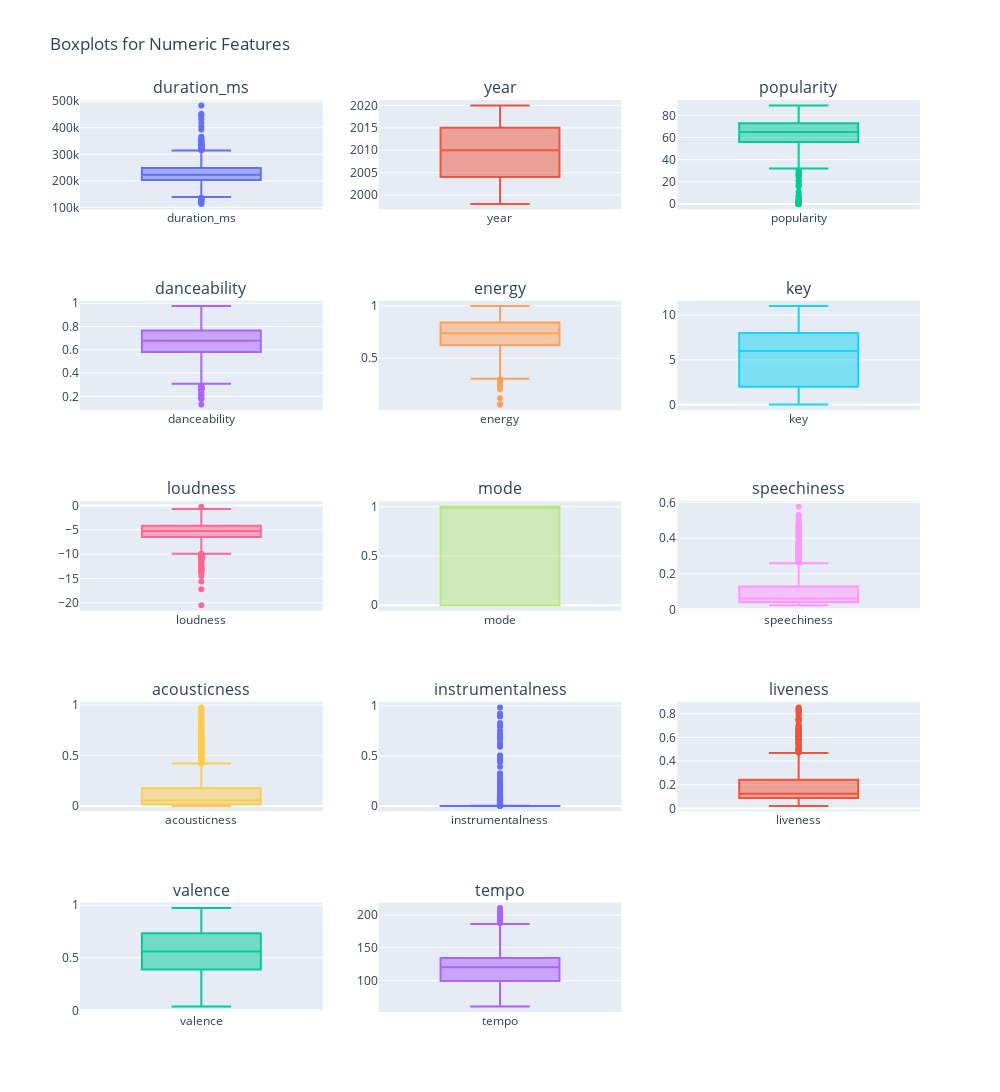

Write notebook code for a chart like this one.
### Code cell
cols = cols = df.select_dtypes(include=[np.number]).columns
num_cols = len(cols)

n_rows = math.ceil(num_cols / 3)  
n_cols = 3

fig = make_subplots(rows=n_rows, cols=n_cols, subplot_titles=cols)

for i, col in enumerate(cols):
    row = i // n_cols + 1
    col_pos = i % n_cols + 1
    fig.add_trace(
        go.Box(y=df[col], name=col),
        row=row, col=col_pos
    )

fig.update_layout(height=500 * n_rows, width=1000, title_text="Boxplots for Numeric Features", showlegend=False)
fig.show()

### Figure 1 — Plotly figure (JSON) as saved in the notebook; plotly's stock layout.template omitted (floating-point values rounded to 4 significant figures; data arrays with more than 128 entries replaced by an {"elided": "..."} marker saying what was removed)
{"data": [{"name": "duration_ms", "type": "box", "xaxis": "x", "y": {"elided": "1926 int values"}, "yaxis": "y"}, {"name": "year", "type": "box", "xaxis": "x2", "y": {"elided": "1926 int values"}, "yaxis": "y2"}, {"name": "popularity", "type": "box", "xaxis": "x3", "y": {"elided": "1926 int values"}, "yaxis": "y3"}, {"name": "danceability", "type": "box", "xaxis": "x4", "y": {"elided": "1926 float values"}, "yaxis": "y4"}, {"name": "energy", "type": "box", "xaxis": "x5", "y": {"elided": "1926 float values"}, "yaxis": "y5"}, {"name": "key", "type": "box", "xaxis": "x6", "y": {"elided": "1926 int values"}, "yaxis": "y6"}, {"name": "loudness", "type": "box", "xaxis": "x7", "y": {"elided": "1926 float values"}, "yaxis": "y7"}, {"name": "mode", "type": "box", "xaxis": "x8", "y": {"elided": "1926 int values"}, "yaxis": "y8"}, {"name": "speechiness", "type": "box", "xaxis": "x9", "y": {"elided": "1926 float values"}, "yaxis": "y9"}, {"name": "acousticness", "type": "box", "xaxis": "x10", "y": {"elided": "1926 float values"}, "yaxis": "y10"}, {"name": "instrumentalness", "type": "box", "xaxis": "x11", "y": {"elided": "1926 float values"}, "yaxis": "y11"}, {"name": "liveness", "type": "box", "xaxis": "x12", "y": {"elided": "1926 float values"}, "yaxis": "y12"}, {"name": "valence", "type": "box", "xaxis": "x13", "y": {"elided": "1926 float values"}, "yaxis": "y13"}, {"name": "tempo", "type": "box", "xaxis": "x14", "y": {"elided": "1926 float values"}, "yaxis": "y14"}], "layout": {"annotations": [{"font": {"size": 16}, "showarrow": false, "text": "duration_ms", "x": 0.1444, "xanchor": "center", "xref": "paper", "y": 1, "yanchor": "bottom", "yref": "paper"}, {"font": {"size": 16}, "showarrow": false, "text": "year", "x": 0.5, "xanchor": "center", "xref": "paper", "y": 1, "yanchor": "bottom", "yref": "paper"}, {"font": {"size": 16}, "showarrow": false, "text": "popularity", "x": 0.8556, "xanchor": "center", "xref": "paper", "y": 1, "yanchor": "bottom", "yref": "paper"}, {"font": {"size": 16}, "showarrow": false, "text": "danceability", "x": 0.1444, "xanchor": "center", "xref": "paper", "y": 0.78, "yanchor": "bottom", "yref": "paper"}, {"font": {"size": 16}, "showarrow": false, "text": "energy", "x": 0.5, "xanchor": "center", "xref": "paper", "y": 0.78, "yanchor": "bottom", "yref": "paper"}, {"font": {"size": 16}, "showarrow": false, "text": "key", "x": 0.8556, "xanchor": "center", "xref": "paper", "y": 0.78, "yanchor": "bottom", "yref": "paper"}, {"font": {"size": 16}, "showarrow": false, "text": "loudness", "x": 0.1444, "xanchor": "center", "xref": "paper", "y": 0.56, "yanchor": "bottom", "yref": "paper"}, {"font": {"size": 16}, "showarrow": false, "text": "mode", "x": 0.5, "xanchor": "center", "xref": "paper", "y": 0.56, "yanchor": "bottom", "yref": "paper"}, {"font": {"size": 16}, "showarrow": false, "text": "speechiness", "x": 0.8556, "xanchor": "center", "xref": "paper", "y": 0.56, "yanchor": "bottom", "yref": "paper"}, {"font": {"size": 16}, "showarrow": false, "text": "acousticness", "x": 0.1444, "xanchor": "center", "xref": "paper", "y": 0.34, "yanchor": "bottom", "yref": "paper"}, {"font": {"size": 16}, "showarrow": false, "text": "instrumentalness", "x": 0.5, "xanchor": "center", "xref": "paper", "y": 0.34, "yanchor": "bottom", "yref": "paper"}, {"font": {"size": 16}, "showarrow": false, "text": "liveness", "x": 0.8556, "xanchor": "center", "xref": "paper", "y": 0.34, "yanchor": "bottom", "yref": "paper"}, {"font": {"size": 16}, "showarrow": false, "text": "valence", "x": 0.1444, "xanchor": "center", "xref": "paper", "y": 0.12, "yanchor": "bottom", "yref": "paper"}, {"font": {"size": 16}, "showarrow": false, "text": "tempo", "x": 0.5, "xanchor": "center", "xref": "paper", "y": 0.12, "yanchor": "bottom", "yref": "paper"}], "height": 2500, "showlegend": false, "title": {"text": "Boxplots for Numeric Features"}, "width": 1000, "xaxis": {"anchor": "y", "autorange": true, "domain": [0, 0.2889], "range": [-0.5, 0.5], "type": "category"}, "xaxis10": {"anchor": "y10", "autorange": true, "domain": [0, 0.2889], "range": [-0.5, 0.5], "type": "category"}, "xaxis11": {"anchor": "y11", "autorange": true, "domain": [0.3556, 0.6444], "range": [-0.5, 0.5], "type": "category"}, "xaxis12": {"anchor": "y12", "autorange": true, "domain": [0.7111, 1], "range": [-0.5, 0.5], "type": "category"}, "xaxis13": {"anchor": "y13", "autorange": true, "domain": [0, 0.2889], "range": [-0.5, 0.5], "type": "category"}, "xaxis14": {"anchor": "y14", "autorange": true, "domain": [0.3556, 0.6444], "range": [-0.5, 0.5], "type": "category"}, "xaxis15": {"anchor": "y15", "domain": [0.7111, 1]}, "xaxis2": {"anchor": "y2", "autorange": true, "domain": [0.3556, 0.6444], "range": [-0.5, 0.5], "type": "category"}, "xaxis3": {"anchor": "y3", "autorange": true, "domain": [0.7111, 1], "range": [-0.5, 0.5], "type": "category"}, "xaxis4": {"anchor": "y4", "autorange": true, "domain": [0, 0.2889], "range": [-0.5, 0.5], "type": "category"}, "xaxis5": {"anchor": "y5", "autorange": true, "domain": [0.3556, 0.6444], "range": [-0.5, 0.5], "type": "category"}, "xaxis6": {"anchor": "y6", "autorange": true, "domain": [0.7111, 1], "range": [-0.5, 0.5], "type": "category"}, "xaxis7": {"anchor": "y7", "autorange": true, "domain": [0, 0.2889], "range": [-0.5, 0.5], "type": "category"}, "xaxis8": {"anchor": "y8", "autorange": true, "domain": [0.3556, 0.6444], "range": [-0.5, 0.5], "type": "category"}, "xaxis9": {"anchor": "y9", "autorange": true, "domain": [0.7111, 1], "range": [-0.5, 0.5], "type": "category"}, "yaxis": {"anchor": "x", "autorange": true, "domain": [0.88, 1], "range": [92380.0, 504800.0], "type": "linear"}, "yaxis10": {"anchor": "x10", "autorange": true, "domain": [0.22, 0.34], "range": [-0.0542, 1.03], "type": "linear"}, "yaxis11": {"anchor": "x11", "autorange": true, "domain": [0.22, 0.34], "range": [-0.05472, 1.04], "type": "linear"}, "yaxis12": {"anchor": "x12", "autorange": true, "domain": [0.22, 0.34], "range": [-0.02469, 0.8992], "type": "linear"}, "yaxis13": {"anchor": "x13", "autorange": true, "domain": [0, 0.12], "range": [-0.01384, 1.025], "type": "linear"}, "yaxis14": {"anchor": "x14", "autorange": true, "domain": [0, 0.12], "range": [51.64, 219.2], "type": "linear"}, "yaxis15": {"anchor": "x15", "domain": [0, 0.12]}, "yaxis2": {"anchor": "x2", "autorange": true, "domain": [0.88, 1], "range": [1997.0, 2021.0], "type": "linear"}, "yaxis3": {"anchor": "x3", "autorange": true, "domain": [0.88, 1], "range": [-4.944, 93.94], "type": "linear"}, "yaxis4": {"anchor": "x4", "autorange": true, "domain": [0.66, 0.78], "range": [0.082, 1.022], "type": "linear"}, "yaxis5": {"anchor": "x5", "autorange": true, "domain": [0.66, 0.78], "range": [0.00245, 1.051], "type": "linear"}, "yaxis6": {"anchor": "x6", "autorange": true, "domain": [0.66, 0.78], "range": [-0.6111, 11.61], "type": "linear"}, "yaxis7": {"anchor": "x7", "autorange": true, "domain": [0.44, 0.56], "range": [-21.64, 0.8483], "type": "linear"}, "yaxis8": {"anchor": "x8", "autorange": true, "domain": [0.44, 0.56], "range": [-0.05556, 1.056], "type": "linear"}, "yaxis9": {"anchor": "x9", "autorange": true, "domain": [0.44, 0.56], "range": [-0.007511, 0.6067], "type": "linear"}}}
